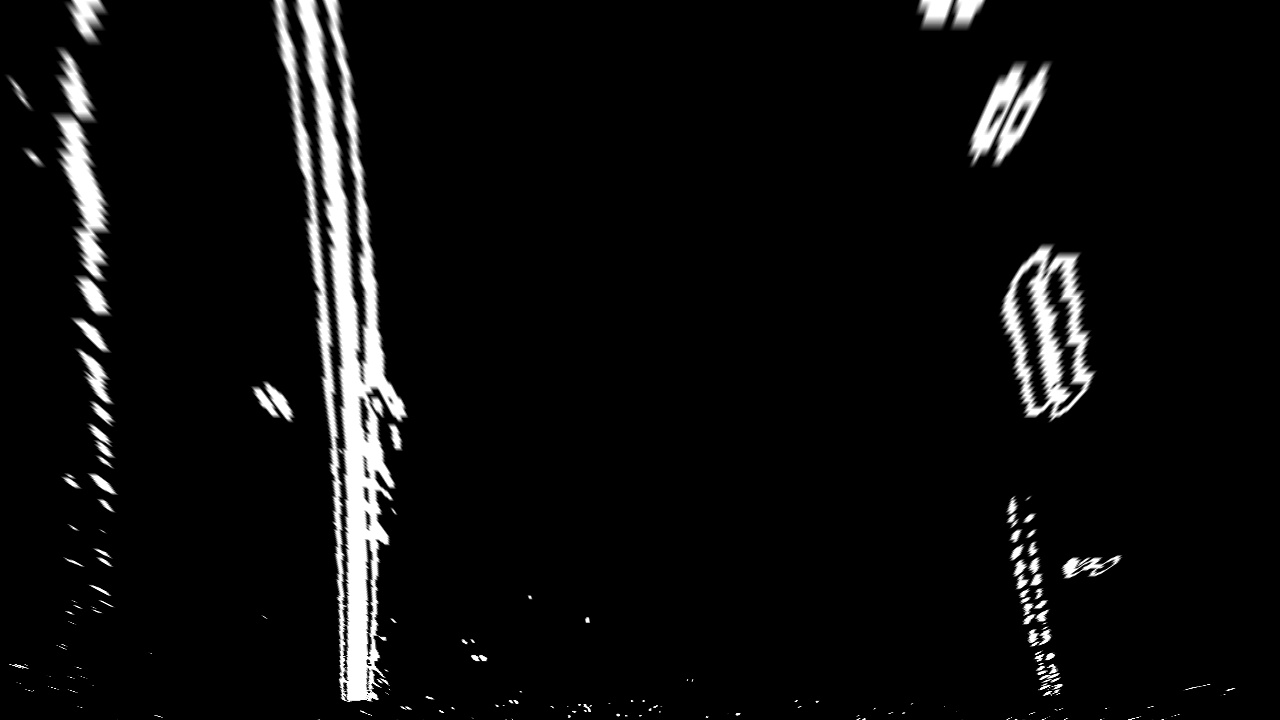
#> input picture output_images/warped3.jpg, 1280 x 720 px
$ jupyter execute --allow-errors Project2.ipynb   (shell and % lines are left out)   (older library calls are emulated)
#> lines starting #> are read from the running program, lines starting #| are printed output that depends on the picture; after the words box and inside, x2 and y2 are one past the last pixel; in counts of white or black regions, pixels touching at a corner belong together
# Project 2

## Step 1: Camera calibration

[cell 1]
import numpy as np
import cv2
import glob
import pickle

# we have the images in the  camera_cal fodler. Use them to calibrate the camera

# prepare array of observed poitns and "correct" points
objpoints = []
imgpoints = []

#prepare an array of known flat corner poitns that is alwys he same for each
#calibration image. It is a 6x9 array of ponts like
# (0,0,0), (1,0,0), (2,0,0),...., (8,5,0)
objp = np.zeros((6*9,3), np.float32)
objp[:,:2] = np.mgrid[0:9, 0:6].T.reshape(-1,2)

#print(objp)

calimages = glob.glob("./camera_cal/calibration*.jpg")


for idx, fname in enumerate(calimages):
    img = cv2.imread(fname)
    gray = cv2.cvtColor (img, cv2.COLOR_BGR2GRAY)

    ret,corners = cv2.findChessboardCorners(gray, (9,6), None)

    if ret == True:
        objpoints.append(objp)
        imgpoints.append(corners)


# at this point we have as many objp->corners mappings as there are calibration images
# so use CV2 method to calculate camera matrix and distortion coefficients
# we use the last read gray image's shape to pass to the calibrateCamera method

#> (the rest of this cell did not finish here and is left out)

## Step 2: Defining functions for applying filters and thresholds to images

[cell 2]
import numpy as np
import cv2

# Define a function that takes an image, gradient orientation,
# and threshold min / max values and returns image filtered by gradient
# [100 lines left out: functions abs_sobel_thresh, mag_thresh, dir_threshold, S_threshold, color_gradient_combined, not called in this run]

## Step 3:

### - go through test images and filter them with combined color and gradient threshold  filters
### - also warp the images using the Perspective Transform

[cell 3]
import numpy as np
import cv2
import glob
import pickle
import matplotlib.pyplot as plt

dist_pickle = {}
#> (the rest of this cell did not finish here and is left out)

### At this point all warped images had well-emphasized lanes and the lanes looked parllallel cofirming the correcteness of the perspective transform

## Working with warped lines example to find the lines and then identify the curvature

[cell 4]
# Sliding winfow to find polynomials fitting lane lines (will be used on the first frame)
def find_lane_pixels(binary_warped):
    # Take a histogram of the bottom half of the image
    histogram = np.sum(binary_warped[binary_warped.shape[0]//2:,:], axis=0)
    # Create an output image to draw on and visualize the result
    out_img = np.dstack((binary_warped, binary_warped, binary_warped))
    # Find the peak of the left and right halves of the histogram
    # These will be the starting point for the left and right lines
    midpoint = np.int(histogram.shape[0]//2)
    leftx_base = np.argmax(histogram[:midpoint])
    rightx_base = np.argmax(histogram[midpoint:]) + midpoint

    # HYPERPARAMETERS
    # Choose the number of sliding windows
    nwindows = 9
    # Set the width of the windows +/- margin
    margin = 100
    # Set minimum number of pixels found to recenter window
    minpix = 50

    # Set height of windows - based on nwindows above and image shape
    window_height = np.int(binary_warped.shape[0]//nwindows)
    # Identify the x and y positions of all nonzero pixels in the image
    nonzero = binary_warped.nonzero()
    nonzeroy = np.array(nonzero[0])
    nonzerox = np.array(nonzero[1])
    # Current positions to be updated later for each window in nwindows
    leftx_current = leftx_base
    rightx_current = rightx_base

    # Create empty lists to receive left and right lane pixel indices
    left_lane_inds = []
    right_lane_inds = []

    # Step through the windows one by one
    for window in range(nwindows):
        # Identify window boundaries in x and y (and right and left)
        win_y_low = binary_warped.shape[0] - (window+1)*window_height
        win_y_high = binary_warped.shape[0] - window*window_height
        win_xleft_low = leftx_current - margin
        win_xleft_high = leftx_current + margin
        win_xright_low = rightx_current - margin
        win_xright_high = rightx_current + margin

        # Draw the windows on the visualization image
        cv2.rectangle(out_img,(win_xleft_low,win_y_low),
        (win_xleft_high,win_y_high),(0,255,0), 2)
        cv2.rectangle(out_img,(win_xright_low,win_y_low),
        (win_xright_high,win_y_high),(0,255,0), 2)

        # Identify the nonzero pixels in x and y within the window #
        good_left_inds = ((nonzeroy >= win_y_low) & (nonzeroy < win_y_high) &
        (nonzerox >= win_xleft_low) &  (nonzerox < win_xleft_high)).nonzero()[0]
        good_right_inds = ((nonzeroy >= win_y_low) & (nonzeroy < win_y_high) &
        (nonzerox >= win_xright_low) &  (nonzerox < win_xright_high)).nonzero()[0]

        # Append these indices to the lists
        left_lane_inds.append(good_left_inds)
        right_lane_inds.append(good_right_inds)

        # If you found > minpix pixels, recenter next window on their mean position
        if len(good_left_inds) > minpix:
            leftx_current = np.int(np.mean(nonzerox[good_left_inds]))
        if len(good_right_inds) > minpix:
            rightx_current = np.int(np.mean(nonzerox[good_right_inds]))

    # Concatenate the arrays of indices (previously was a list of lists of pixels)
    try:
        left_lane_inds = np.concatenate(left_lane_inds)
        right_lane_inds = np.concatenate(right_lane_inds)
    except ValueError:
        # Avoids an error if the above is not implemented fully
        pass

    # Extract left and right line pixel positions
    leftx = nonzerox[left_lane_inds]
    lefty = nonzeroy[left_lane_inds]
    rightx = nonzerox[right_lane_inds]
    righty = nonzeroy[right_lane_inds]

    return leftx, lefty, rightx, righty, out_img


def fit_polynomial(binary_warped):
    # Find our lane pixels first
    leftx, lefty, rightx, righty, out_img = find_lane_pixels(binary_warped)

    # Fit a second order polynomial to each using `np.polyfit`
    try:
        # Generate x and y values for plotting
        ploty = np.linspace(0, binary_warped.shape[0]-1, binary_warped.shape[0] )

        if (lefty.size > 0):
            left_fit = np.polyfit(lefty, leftx, 2)
        else:
            left_fit = np.array([0,0,0])

        if (righty.size > 0):
            right_fit = np.polyfit(righty, rightx, 2)
        else:
            right_fit = np.array([0,0,0])

        left_fitx = left_fit[0]*ploty**2 + left_fit[1]*ploty + left_fit[2]
        right_fitx = right_fit[0]*ploty**2 + right_fit[1]*ploty + right_fit[2]
    except TypeError:
        # Avoids an error if `left` and `right_fit` are still none or incorrect
        #print('The function failed to fit a line!')
        left_fitx = 1*ploty**2 + 1*ploty
        right_fitx = 1*ploty**2 + 1*ploty

    ## Visualization ##
    # Colors in the left and right lane regions
    out_img[lefty, leftx] = [255, 0, 0]
    out_img[righty, rightx] = [0, 0, 255]

    # Plots the left and right polynomials on the lane lines
    #plt.plot(left_fitx, ploty, color='yellow')
    #plt.plot(right_fitx, ploty, color='yellow')

    return left_fit, right_fit, leftx, lefty, rightx, righty, left_fitx, right_fitx, ploty, out_img

def get_curvature(left_fit_cr, right_fit_cr):

    ploty = np.linspace(0, 719, num=720)
    y_eval = np.max(ploty)

    # Define conversions in x and y from pixels space to meters
    ym_per_pix = 30/720 # meters per pixel in y dimension
    xm_per_pix = 3.7/700 # meters per pixel in x dimension

    # Calculate the new radii of curvature
    left_curverad = ((1 + (2*left_fit_cr[0]*y_eval*ym_per_pix + left_fit_cr[1])**2)**1.5) / np.absolute(2*left_fit_cr[0])
    right_curverad = ((1 + (2*right_fit_cr[0]*y_eval*ym_per_pix + right_fit_cr[1])**2)**1.5) / np.absolute(2*right_fit_cr[0])

    return left_curverad, right_curverad


def draw_lanes_on_image(binary_warped, orig_img, Minv, left_fitx, right_fitx, ploty, \
                        left_radius, right_radius):

    # Create a blank image to draw the lines on
    warp_zero = np.zeros_like(binary_warped).astype(np.uint8)
    color_warp = np.dstack((warp_zero, warp_zero, warp_zero))

    # Recast the x and y points into usable format for cv2.fillPoly()
    pts_left = np.array([np.transpose(np.vstack([left_fitx, ploty]))])
    pts_right = np.array([np.flipud(np.transpose(np.vstack([right_fitx, ploty])))])
    pts = np.hstack((pts_left, pts_right))

    # Draw the lane onto the warped blank image
    cv2.fillPoly(color_warp, np.int_([pts]), (0, 255, 0))

    # Warp the blank back to original image space using inverse perspective matrix (Minv)
    newwarp = cv2.warpPerspective(color_warp, Minv, (orig_img.shape[1], orig_img.shape[0]))

    # Combine the result with the original image
    result = cv2.addWeighted(orig_img, 1, newwarp, 0.3, 0)

    curvature_text = "Curvature: Left = " + str(np.round(left_radius, 2)) + ", Right = " + str(np.round(right_radius, 2))
    font = cv2.FONT_HERSHEY_COMPLEX
    cv2.putText(result, curvature_text, (30, 60), font, 1, (0,255,0), 2)

    return result


# Lets play with one image for a quick test
read_warped_image = cv2.imread("./output_images/warped3.jpg")
#> read_warped_image is the input picture: shape (720, 1280, 3); min 0, max 255, mean 13.3
binary_warped = cv2.cvtColor(read_warped_image, cv2.COLOR_RGB2GRAY)

undistorted_image = cv2.imread("./test_images/test2.jpg") # warped3 corresponds to test2


src = np.float32([[  100.,   719.],
                      [  542.,   470.],
                      [  738.,   470.],
                      [ 1180.,   719.]])

dst = np.float32([[ 200.,  720.],
                      [ 200.,    0.],
                      [ 1080.,    0.],
                      [ 1080.,  720.]])

M = cv2.getPerspectiveTransform(src, dst)
Minv = cv2.getPerspectiveTransform(dst, src)
left_fit, right_fit, leftx, lefty, rightx, righty, left_fitx, right_fitx, ploty, out_img = fit_polynomial(binary_warped)
#> in find_lane_pixels, `histogram = np.sum(binary_warped[binary_warped.shape[0]//2:,:], axis=0)`: histogram = 1280 values, max 86898 at index 352, min 0 at index 0, mean 4005.7
#> in find_lane_pixels, `leftx_base = np.argmax(histogram[:midpoint])`: leftx_base = 352
#> in find_lane_pixels, `rightx_base = np.argmax(histogram[midpoint:]) + midpoint`: rightx_base = 1030
#> in find_lane_pixels, `nonzero = binary_warped.nonzero()`: nonzero = 87583 positions, rows 0 to 719, columns 1 to 1239
#> in find_lane_pixels, `leftx_current = leftx_base`: leftx_current = 352
#> in find_lane_pixels, `rightx_current = rightx_base`: rightx_current = 1030
#> the loop in find_lane_pixels, `for window in range(nwindows):` made 9 passes
#> (win_xleft_low, win_xleft_high, win_xright_low, win_xright_high, leftx_current, rightx_current) on passes 1 to 8: (252, 452, 930, 1130, 366, 1043), (266, 466, 943, 1143, 359, 1047), (259, 459, 947, 1147, 359, 1033), (259, 459, 933, 1133, 353, 1045), (253, 453, 945, 1145, 346, 1050), (246, 446, 950, 1150, 344, 1045), (244, 444, 945, 1145, 335, 986), (235, 435, 886, 1086, 324, 1004)
#> after the loop in find_lane_pixels, `for window in range(nwindows):`:
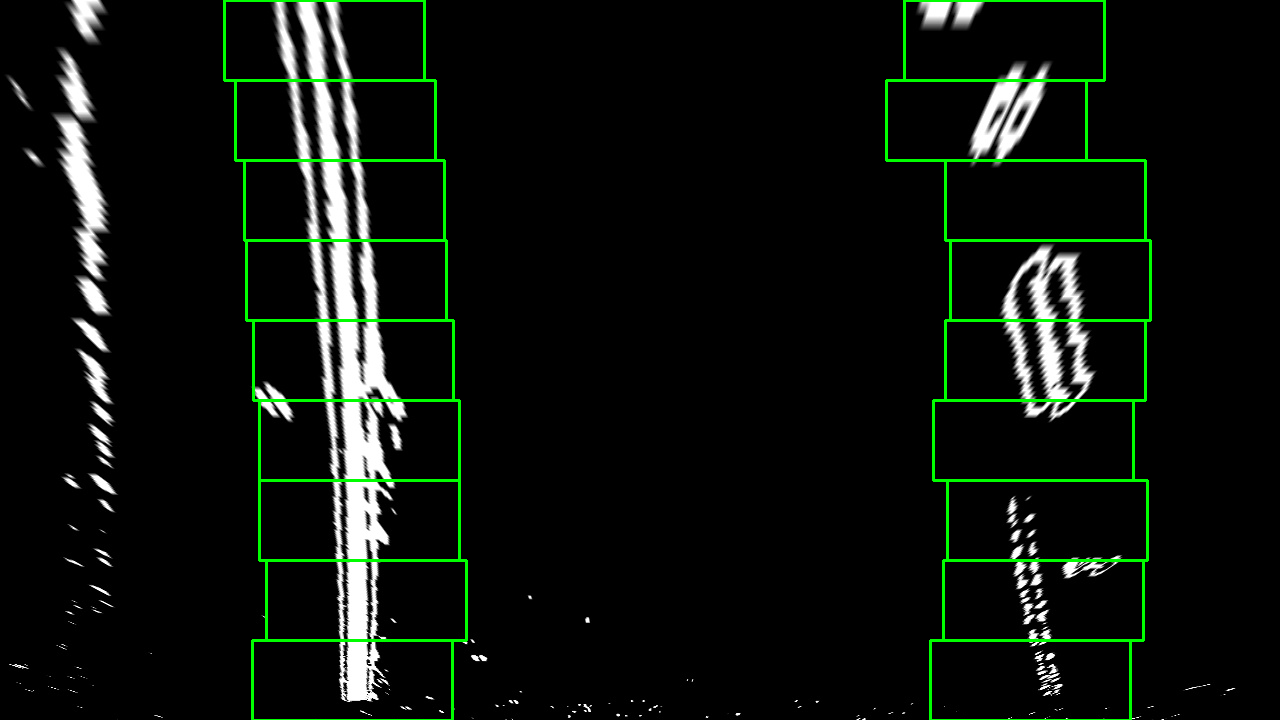
#> out_img: shape (720, 1280, 3); 2.15% of pixels changed, all inside (x1, y1, x2, y2) = (223, 0, 1152, 720); drawn as B, G, R
#> after the loop in find_lane_pixels, `for window in range(nwindows):`: left_lane_inds = 9 items
#> in fit_polynomial, `left_fit = np.polyfit(lefty, leftx, 2)`: left_fit = [-9.98e-05, 0.152, 307]
#> in fit_polynomial, `right_fit = np.polyfit(righty, rightx, 2)`: right_fit = [-0.000427, 0.393, 963.4]
#> in fit_polynomial, `left_fitx = left_fit[0]*ploty**2 + left_fit[1]*ploty + left_fit[2]`: left_fitx = 720 values from 307 to 364.7
#> in fit_polynomial, `right_fitx = right_fit[0]*ploty**2 + right_fit[1]*ploty + right_fit[2]`: right_fitx = 720 values, max 1054.1 at index 461, min 963.4 at index 0, mean 1031.3
#> in fit_polynomial, `out_img[righty, rightx] = [0, 0, 255]`:
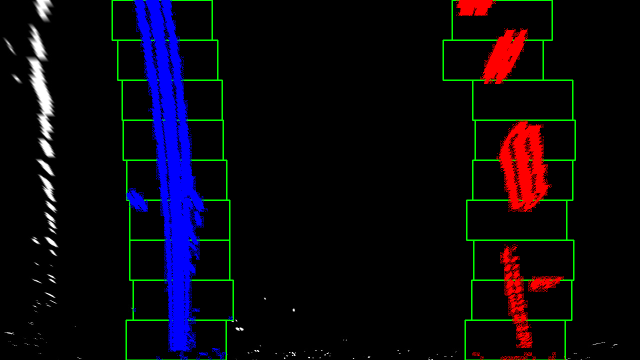
#> out_img: shape (720, 1280, 3) (shown at 1/2 size); mean of channels 0, 1, 2 14.2, 6.9, 9.1; drawn as B, G, R
#> left_fit = [-9.98e-05, 0.152, 307]; right_fit = [-0.000427, 0.393, 963.4]; left_fitx = 720 values from 307 to 364.7; ploty = 720 values from 0 to 719

l, r = get_curvature(left_fit, right_fit)
#> in get_curvature, `left_curverad = ((1 + (2*left_fit_cr[0]*y_eval*ym_per_pix + left_fit_c..`: left_curverad = 5168.8
#> in get_curvature, `right_curverad = ((1 + (2*right_fit_cr[0]*y_eval*ym_per_pix + right_fi..`: right_curverad = 1417.1
#> l = 5168.8; r = 1417.1

#> (the rest of this cell did not finish here and is left out)

#> in draw_lanes_on_image, `pts_left = np.array([np.transpose(np.vstack([left_fitx, ploty]))])`: pts_left = 720 pairs, first value 307 to 364.7, second value 0 to 719
#> in draw_lanes_on_image, `pts_right = np.array([np.flipud(np.transpose(np.vstack([right_fitx, pl..`: pts_right = 720 pairs, first value 963.4 to 1054.1, second value 0 to 719
#> in draw_lanes_on_image, `pts = np.hstack((pts_left, pts_right))`: pts = 1440 pairs, first value 307 to 1054.1, second value 0 to 719
#> in draw_lanes_on_image, `cv2.fillPoly(color_warp, np.int_([pts]), (0, 255, 0))`:
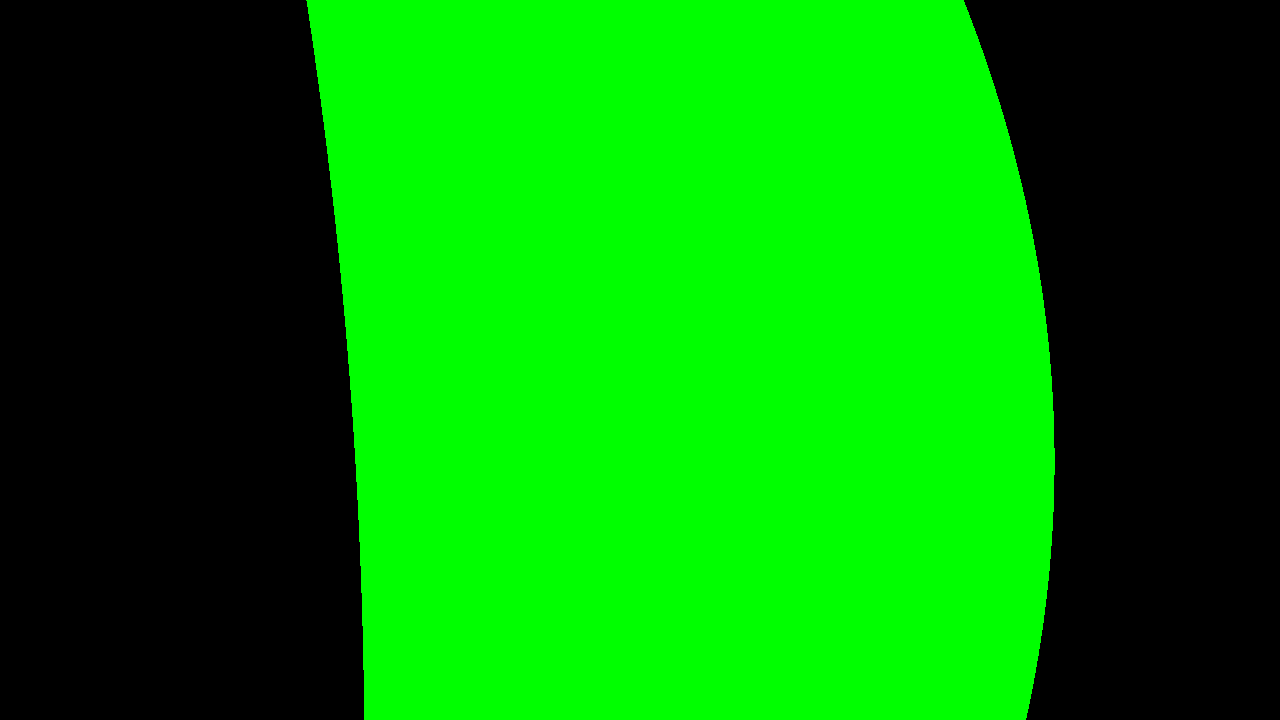
#> color_warp: shape (720, 1280, 3); mean of channels 0, 1, 2 0, 137, 0; drawn as B, G, R


plt.imshow(result)
plt.show()
